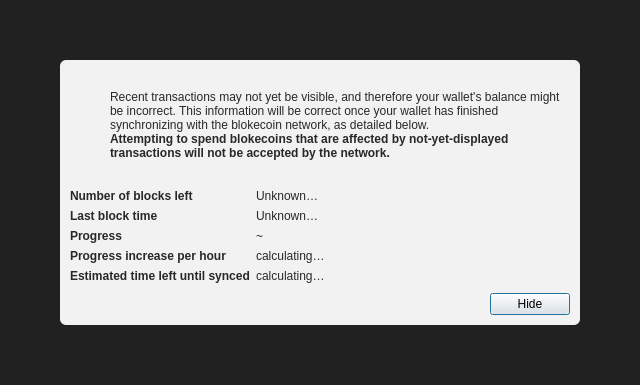
<?xml version="1.0" encoding="UTF-8"?>
<ui version="4.0">
 <class>ModalOverlay</class>
 <widget class="QWidget" name="ModalOverlay">
  <property name="geometry">
   <rect>
    <x>0</x>
    <y>0</y>
    <width>640</width>
    <height>385</height>
   </rect>
  </property>
  <property name="windowTitle">
   <string>Form</string>
  </property>
  <layout class="QVBoxLayout" name="verticalLayout" stretch="0">
   <property name="sizeConstraint">
    <enum>QLayout::SetDefaultConstraint</enum>
   </property>
   <property name="leftMargin">
    <number>0</number>
   </property>
   <property name="topMargin">
    <number>0</number>
   </property>
   <property name="rightMargin">
    <number>0</number>
   </property>
   <property name="bottomMargin">
    <number>0</number>
   </property>
   <item>
    <widget class="QWidget" name="bgWidget" native="true">
     <property name="styleSheet">
      <string notr="true">#bgWidget { background: rgba(0,0,0,220); }</string>
     </property>
     <layout class="QVBoxLayout" name="verticalLayoutMain" stretch="1">
      <property name="leftMargin">
       <number>60</number>
      </property>
      <property name="topMargin">
       <number>60</number>
      </property>
      <property name="rightMargin">
       <number>60</number>
      </property>
      <property name="bottomMargin">
       <number>60</number>
      </property>
      <item>
       <widget class="QWidget" name="contentWidget" native="true">
        <property name="styleSheet">
         <string notr="true">#contentWidget { background: rgba(255,255,255,240); border-radius: 6px; }

QLabel { color: rgb(40,40,40);  }</string>
        </property>
        <layout class="QVBoxLayout" name="verticalLayoutSub" stretch="1,0,0,0">
         <property name="spacing">
          <number>0</number>
         </property>
         <property name="leftMargin">
          <number>10</number>
         </property>
         <property name="topMargin">
          <number>10</number>
         </property>
         <property name="rightMargin">
          <number>10</number>
         </property>
         <property name="bottomMargin">
          <number>10</number>
         </property>
         <item>
          <layout class="QHBoxLayout" name="horizontalLayoutIconText" stretch="0,1">
           <property name="topMargin">
            <number>20</number>
           </property>
           <item>
            <layout class="QVBoxLayout" name="verticalLayoutIcon">
             <property name="leftMargin">
              <number>0</number>
             </property>
             <item>
              <widget class="QPushButton" name="warningIcon">
               <property name="enabled">
                <bool>false</bool>
               </property>
               <property name="text">
                <string/>
               </property>
               <property name="icon">
                <iconset>
                 <normaloff>:/icons/warning</normaloff>
                 <disabledoff>:/icons/warning</disabledoff>:/icons/warning</iconset>
               </property>
               <property name="iconSize">
                <size>
                 <width>48</width>
                 <height>48</height>
                </size>
               </property>
               <property name="flat">
                <bool>true</bool>
               </property>
              </widget>
             </item>
             <item>
              <spacer name="verticalSpacerWarningIcon">
               <property name="orientation">
                <enum>Qt::Vertical</enum>
               </property>
               <property name="sizeHint" stdset="0">
                <size>
                 <width>20</width>
                 <height>40</height>
                </size>
               </property>
              </spacer>
             </item>
            </layout>
           </item>
           <item>
            <layout class="QVBoxLayout" name="verticalLayoutInfoText">
             <property name="leftMargin">
              <number>0</number>
             </property>
             <property name="topMargin">
              <number>0</number>
             </property>
             <item>
              <widget class="QLabel" name="infoText">
               <property name="text">
                <string>Recent transactions may not yet be visible, and therefore your wallet's balance might be incorrect. This information will be correct once your wallet has finished synchronizing with the blokecoin network, as detailed below.</string>
               </property>
               <property name="textFormat">
                <enum>Qt::RichText</enum>
               </property>
               <property name="wordWrap">
                <bool>true</bool>
               </property>
              </widget>
             </item>
             <item>
              <widget class="QLabel" name="infoTextStrong">
               <property name="font">
                <font>
                 <weight>75</weight>
                 <bold>true</bold>
                </font>
               </property>
               <property name="text">
                <string>Attempting to spend blokecoins that are affected by not-yet-displayed transactions will not be accepted by the network.</string>
               </property>
               <property name="textFormat">
                <enum>Qt::RichText</enum>
               </property>
               <property name="wordWrap">
                <bool>true</bool>
               </property>
              </widget>
             </item>
             <item>
              <spacer name="verticalSpacerInTextSpace">
               <property name="orientation">
                <enum>Qt::Vertical</enum>
               </property>
               <property name="sizeHint" stdset="0">
                <size>
                 <width>20</width>
                 <height>40</height>
                </size>
               </property>
              </spacer>
             </item>
            </layout>
           </item>
          </layout>
         </item>
         <item>
          <spacer name="verticalSpacerAfterText">
           <property name="orientation">
            <enum>Qt::Vertical</enum>
           </property>
           <property name="sizeHint" stdset="0">
            <size>
             <width>20</width>
             <height>40</height>
            </size>
           </property>
          </spacer>
         </item>
         <item>
          <layout class="QFormLayout" name="formLayout">
           <property name="fieldGrowthPolicy">
            <enum>QFormLayout::FieldsStayAtSizeHint</enum>
           </property>
           <property name="horizontalSpacing">
            <number>6</number>
           </property>
           <property name="verticalSpacing">
            <number>6</number>
           </property>
           <property name="topMargin">
            <number>10</number>
           </property>
           <item row="0" column="0">
            <widget class="QLabel" name="labelNumberOfBlocksLeft">
             <property name="font">
              <font>
               <weight>75</weight>
               <bold>true</bold>
              </font>
             </property>
             <property name="text">
              <string>Number of blocks left</string>
             </property>
            </widget>
           </item>
           <item row="0" column="1">
            <widget class="QLabel" name="numberOfBlocksLeft">
             <property name="text">
              <string>Unknown…</string>
             </property>
            </widget>
           </item>
           <item row="1" column="0">
            <widget class="QLabel" name="labelLastBlockTime">
             <property name="font">
              <font>
               <weight>75</weight>
               <bold>true</bold>
              </font>
             </property>
             <property name="text">
              <string>Last block time</string>
             </property>
            </widget>
           </item>
           <item row="1" column="1">
            <widget class="QLabel" name="newestBlockDate">
             <property name="sizePolicy">
              <sizepolicy hsizetype="Maximum" vsizetype="Preferred">
               <horstretch>0</horstretch>
               <verstretch>0</verstretch>
              </sizepolicy>
             </property>
             <property name="text">
              <string>Unknown…</string>
             </property>
            </widget>
           </item>
           <item row="2" column="0">
            <widget class="QLabel" name="labelSyncDone">
             <property name="font">
              <font>
               <weight>75</weight>
               <bold>true</bold>
              </font>
             </property>
             <property name="text">
              <string>Progress</string>
             </property>
            </widget>
           </item>
           <item row="2" column="1">
            <layout class="QHBoxLayout" name="horizontalLayoutSync" stretch="0,1">
             <item>
              <widget class="QLabel" name="percentageProgress">
               <property name="text">
                <string notr="true">~</string>
               </property>
              </widget>
             </item>
            </layout>
           </item>
           <item row="4" column="0">
            <widget class="QLabel" name="labelProgressIncrease">
             <property name="font">
              <font>
               <weight>75</weight>
               <bold>true</bold>
              </font>
             </property>
             <property name="text">
              <string>Progress increase per hour</string>
             </property>
            </widget>
           </item>
           <item row="4" column="1">
            <widget class="QLabel" name="progressIncreasePerH">
             <property name="text">
              <string>calculating…</string>
             </property>
            </widget>
           </item>
           <item row="5" column="0">
            <widget class="QLabel" name="labelEstimatedTimeLeft">
             <property name="font">
              <font>
               <weight>75</weight>
               <bold>true</bold>
              </font>
             </property>
             <property name="text">
              <string>Estimated time left until synced</string>
             </property>
            </widget>
           </item>
           <item row="5" column="1">
            <widget class="QLabel" name="expectedTimeLeft">
             <property name="text">
              <string>calculating…</string>
             </property>
            </widget>
           </item>
          </layout>
         </item>
         <item>
          <layout class="QHBoxLayout" name="horizontalLayoutButtons">
           <property name="leftMargin">
            <number>10</number>
           </property>
           <property name="topMargin">
            <number>10</number>
           </property>
           <item>
            <spacer name="horizontalSpacer">
             <property name="orientation">
              <enum>Qt::Horizontal</enum>
             </property>
             <property name="sizeHint" stdset="0">
              <size>
               <width>40</width>
               <height>20</height>
              </size>
             </property>
            </spacer>
           </item>
           <item>
            <widget class="QPushButton" name="closeButton">
             <property name="text">
              <string>Hide</string>
             </property>
             <property name="shortcut">
              <string>Esc</string>
             </property>
             <property name="focusPolicy">
              <enum>Qt::StrongFocus</enum>
             </property>
             <property name="default">
              <bool>true</bool>
             </property>
            </widget>
           </item>
          </layout>
         </item>
        </layout>
       </widget>
      </item>
     </layout>
    </widget>
   </item>
  </layout>
 </widget>
 <resources/>
 <connections/>
</ui>
